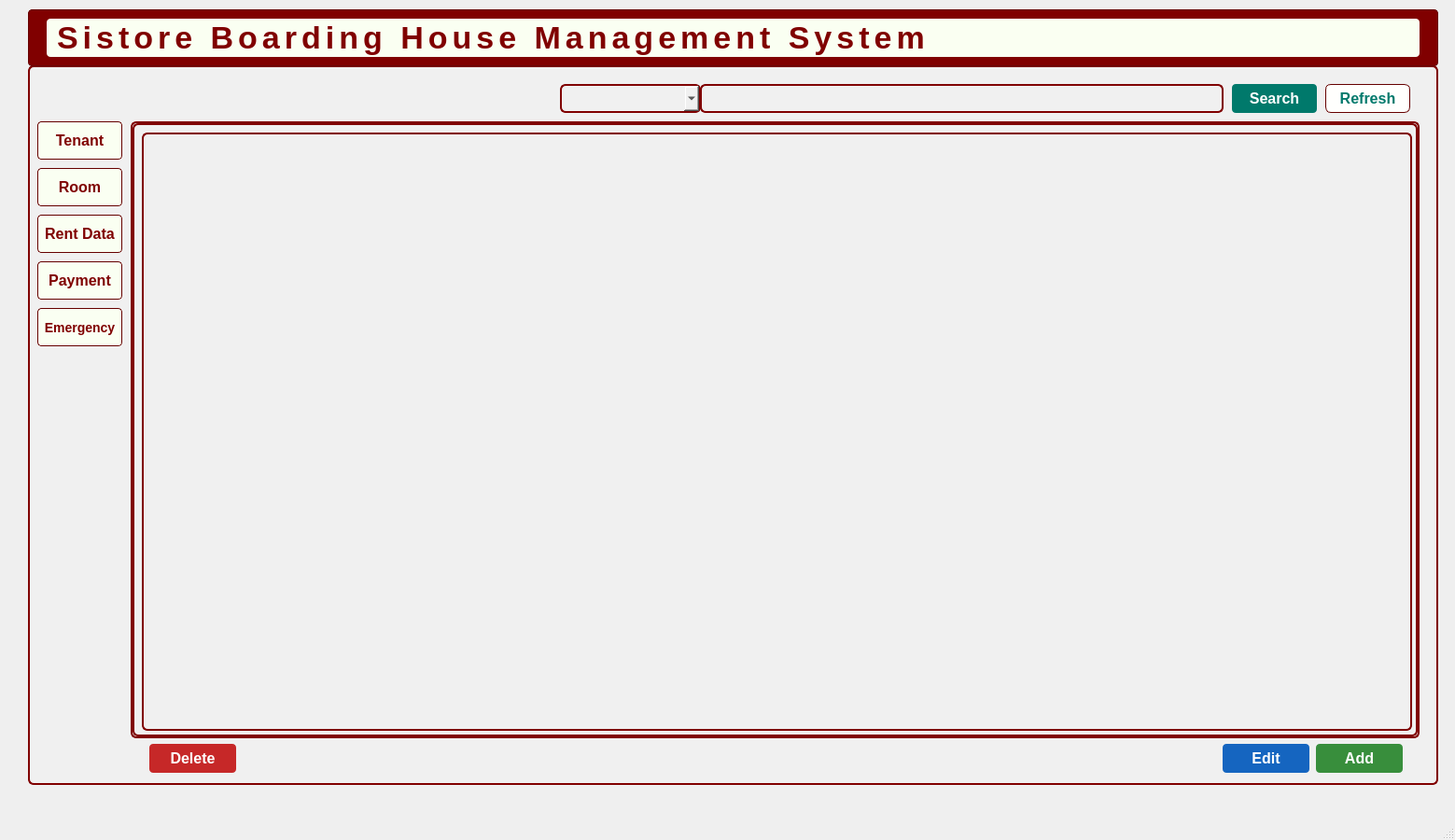
<?xml version="1.0" encoding="UTF-8"?>
<ui version="4.0">
 <class>MainWindow</class>
 <widget class="QMainWindow" name="MainWindow">
  <property name="geometry">
   <rect>
    <x>0</x>
    <y>0</y>
    <width>1559</width>
    <height>900</height>
   </rect>
  </property>
  <property name="windowTitle">
   <string>MainWindow</string>
  </property>
  <widget class="QWidget" name="centralwidget">
   <widget class="QFrame" name="frame">
    <property name="geometry">
     <rect>
      <x>30</x>
      <y>70</y>
      <width>1511</width>
      <height>771</height>
     </rect>
    </property>
    <property name="styleSheet">
     <string notr="true">background-color: rgb(240, 240, 240);
border: 2px solid #800000;
border-radius: 6px;
</string>
    </property>
    <property name="frameShape">
     <enum>QFrame::StyledPanel</enum>
    </property>
    <property name="frameShadow">
     <enum>QFrame::Raised</enum>
    </property>
    <widget class="QLineEdit" name="SearchLineEdit">
     <property name="geometry">
      <rect>
       <x>720</x>
       <y>20</y>
       <width>561</width>
       <height>31</height>
      </rect>
     </property>
    </widget>
    <widget class="QPushButton" name="SearchpushButton">
     <property name="geometry">
      <rect>
       <x>1290</x>
       <y>20</y>
       <width>91</width>
       <height>31</height>
      </rect>
     </property>
     <property name="styleSheet">
      <string notr="true">background-color: #00796B;
color: white;
font-family: &quot;Cal Sans&quot;, sans-serif;
font-weight: 500;
font-size: 16px;
border: none;
border-radius: 4px;
padding: 3px 6px;
</string>
     </property>
     <property name="text">
      <string>Search</string>
     </property>
    </widget>
    <widget class="QComboBox" name="SearchField">
     <property name="geometry">
      <rect>
       <x>570</x>
       <y>20</y>
       <width>151</width>
       <height>31</height>
      </rect>
     </property>
    </widget>
    <widget class="QPushButton" name="RefreshpushButton">
     <property name="geometry">
      <rect>
       <x>1390</x>
       <y>20</y>
       <width>91</width>
       <height>31</height>
      </rect>
     </property>
     <property name="styleSheet">
      <string notr="true">background-color: rgb(255, 255, 253);
border: 1px solid #660000; 
border-radius: 6px;
color: #00796B;
font-family: &quot;Cal Sans&quot;, sans-serif;
font-weight: 500;
font-size: 16px;
padding: 3px 6px;
</string>
     </property>
     <property name="text">
      <string>Refresh</string>
     </property>
    </widget>
    <widget class="QPushButton" name="AddpushButton">
     <property name="geometry">
      <rect>
       <x>1380</x>
       <y>727</y>
       <width>93</width>
       <height>31</height>
      </rect>
     </property>
     <property name="styleSheet">
      <string notr="true">background-color: #388E3C; /* Darker green */
color: white;
font-family: &quot;Cal Sans&quot;, sans-serif;
font-weight: 700; /* Bold */
font-size: 16px;
border: none;
border-radius: 4px;
padding: 6px 12px;
</string>
     </property>
     <property name="text">
      <string>Add</string>
     </property>
    </widget>
    <widget class="QPushButton" name="EditpushButton">
     <property name="geometry">
      <rect>
       <x>1280</x>
       <y>727</y>
       <width>93</width>
       <height>31</height>
      </rect>
     </property>
     <property name="styleSheet">
      <string notr="true">background-color: #1565C0; /* Darker blue */
color: white;
font-family: &quot;Cal Sans&quot;, sans-serif;
font-weight: 700; /* Bold */
font-size: 16px;
border: none;
border-radius: 4px;
padding: 6px 12px;
</string>
     </property>
     <property name="text">
      <string>Edit</string>
     </property>
    </widget>
    <widget class="QPushButton" name="DeletepushButton">
     <property name="geometry">
      <rect>
       <x>130</x>
       <y>727</y>
       <width>93</width>
       <height>31</height>
      </rect>
     </property>
     <property name="styleSheet">
      <string notr="true">background-color: #C62828; /* Darker red */
color: white;
font-family: &quot;Cal Sans&quot;, sans-serif;
font-weight: 700; /* Bold */
font-size: 16px;
border: none;
border-radius: 4px;
padding: 6px 12px;
</string>
     </property>
     <property name="text">
      <string>Delete</string>
     </property>
    </widget>
    <widget class="QStackedWidget" name="stackedWidget">
     <property name="geometry">
      <rect>
       <x>110</x>
       <y>60</y>
       <width>1381</width>
       <height>661</height>
      </rect>
     </property>
     <property name="currentIndex">
      <number>4</number>
     </property>
     <widget class="QWidget" name="page_1">
      <widget class="QTableWidget" name="TenantTable">
       <property name="geometry">
        <rect>
         <x>10</x>
         <y>10</y>
         <width>1361</width>
         <height>641</height>
        </rect>
       </property>
      </widget>
     </widget>
     <widget class="QWidget" name="page_2">
      <widget class="QTableWidget" name="RoomTable">
       <property name="geometry">
        <rect>
         <x>10</x>
         <y>10</y>
         <width>1361</width>
         <height>641</height>
        </rect>
       </property>
      </widget>
     </widget>
     <widget class="QWidget" name="page_3">
      <widget class="QTableWidget" name="RentTable">
       <property name="geometry">
        <rect>
         <x>10</x>
         <y>10</y>
         <width>1361</width>
         <height>641</height>
        </rect>
       </property>
      </widget>
     </widget>
     <widget class="QWidget" name="page_4">
      <widget class="QTableWidget" name="PaymentTable">
       <property name="geometry">
        <rect>
         <x>10</x>
         <y>10</y>
         <width>1361</width>
         <height>641</height>
        </rect>
       </property>
      </widget>
     </widget>
     <widget class="QWidget" name="page_5">
      <widget class="QTableWidget" name="EmergencyTable">
       <property name="geometry">
        <rect>
         <x>10</x>
         <y>10</y>
         <width>1361</width>
         <height>641</height>
        </rect>
       </property>
      </widget>
     </widget>
    </widget>
    <widget class="QPushButton" name="tenantPushButton">
     <property name="geometry">
      <rect>
       <x>10</x>
       <y>60</y>
       <width>91</width>
       <height>41</height>
      </rect>
     </property>
     <property name="styleSheet">
      <string notr="true">background-color: rgb(250, 255, 242); /* Soft light green background */
border: 1px solid #660000; /* Darker maroon border */
border-radius: 4px;
padding: 5px;
font-family: 'Roboto', sans-serif;
font-weight: 500; /* Normal weight */
font-style: normal;
font-size: 16px;
color: #800000; /* Maroon text color */
</string>
     </property>
     <property name="text">
      <string>Tenant</string>
     </property>
    </widget>
    <widget class="QPushButton" name="roomPushButton">
     <property name="geometry">
      <rect>
       <x>10</x>
       <y>110</y>
       <width>91</width>
       <height>41</height>
      </rect>
     </property>
     <property name="styleSheet">
      <string notr="true">background-color: rgb(250, 255, 242); /* Soft light green background */
border: 1px solid #660000; /* Darker maroon border */
border-radius: 4px;
padding: 5px;
font-family: 'Roboto', sans-serif;
font-weight: 500; /* Normal weight */
font-style: normal;
font-size: 16px;
color: #800000; /* Maroon text color */
</string>
     </property>
     <property name="text">
      <string>Room</string>
     </property>
    </widget>
    <widget class="QPushButton" name="rentPushButton">
     <property name="geometry">
      <rect>
       <x>10</x>
       <y>160</y>
       <width>91</width>
       <height>41</height>
      </rect>
     </property>
     <property name="styleSheet">
      <string notr="true">background-color: rgb(250, 255, 242); /* Soft light green background */
border: 1px solid #660000; /* Darker maroon border */
border-radius: 4px;
padding: 5px;
font-family: 'Roboto', sans-serif;
font-weight: 500; /* Normal weight */
font-style: normal;
font-size: 16px;
color: #800000; /* Maroon text color */
</string>
     </property>
     <property name="text">
      <string>Rent Data</string>
     </property>
    </widget>
    <widget class="QPushButton" name="paymentPushButton">
     <property name="geometry">
      <rect>
       <x>10</x>
       <y>210</y>
       <width>91</width>
       <height>41</height>
      </rect>
     </property>
     <property name="styleSheet">
      <string notr="true">background-color: rgb(250, 255, 242); /* Soft light green background */
border: 1px solid #660000; /* Darker maroon border */
border-radius: 4px;
padding: 5px;
font-family: 'Roboto', sans-serif;
font-weight: 500; /* Normal weight */
font-style: normal;
font-size: 16px;
color: #800000; /* Maroon text color */

</string>
     </property>
     <property name="text">
      <string>Payment</string>
     </property>
    </widget>
    <widget class="QPushButton" name="emergencyPushButton">
     <property name="geometry">
      <rect>
       <x>10</x>
       <y>260</y>
       <width>91</width>
       <height>41</height>
      </rect>
     </property>
     <property name="styleSheet">
      <string notr="true">background-color: rgb(250, 255, 242); /* Soft light green background */
border: 1px solid #660000; /* Darker maroon border */
border-radius: 4px;
padding: 5px;
font-family: 'Roboto', sans-serif;
font-weight: 500; /* Normal weight */
font-style: normal;
font-size: 14px;
color: #800000; /* Maroon text color */

</string>
     </property>
     <property name="text">
      <string>Emergency</string>
     </property>
    </widget>
   </widget>
   <widget class="QFrame" name="frame_2">
    <property name="geometry">
     <rect>
      <x>30</x>
      <y>10</y>
      <width>1511</width>
      <height>61</height>
     </rect>
    </property>
    <property name="styleSheet">
     <string notr="true">background-color: #800000;  /* Maroon background */
                border: 1px solid #660000;  /* Darker maroon border */
                border-radius: 4px;
                padding: 5px;
                font-family: 'Times New Roman', serif;  /* Formal font */
                font-size: 14px;
                color: white;</string>
    </property>
    <property name="frameShape">
     <enum>QFrame::StyledPanel</enum>
    </property>
    <property name="frameShadow">
     <enum>QFrame::Raised</enum>
    </property>
    <widget class="QLabel" name="label_2">
     <property name="geometry">
      <rect>
       <x>20</x>
       <y>10</y>
       <width>1471</width>
       <height>41</height>
      </rect>
     </property>
     <property name="styleSheet">
      <string notr="true">background-color: rgb(250, 255, 242); /* Soft light green background */
    border: none;
    padding: 2px; 
    font-family: 'Cal Sans', sans-serif;
    font-weight: 800;
    font-style: normal; 
    font-size: 34px;
    color: #800000; /* Maroon text color */
    text-align: center; 
    qproperty-alignment: 'AlignCenter'; 
	letter-spacing: 5px; 
	</string>
     </property>
     <property name="text">
      <string>Sistore Boarding House Management System</string>
     </property>
    </widget>
   </widget>
  </widget>
  <widget class="QMenuBar" name="menubar">
   <property name="geometry">
    <rect>
     <x>0</x>
     <y>0</y>
     <width>1559</width>
     <height>26</height>
    </rect>
   </property>
  </widget>
  <widget class="QStatusBar" name="statusbar"/>
 </widget>
 <resources/>
 <connections/>
</ui>
